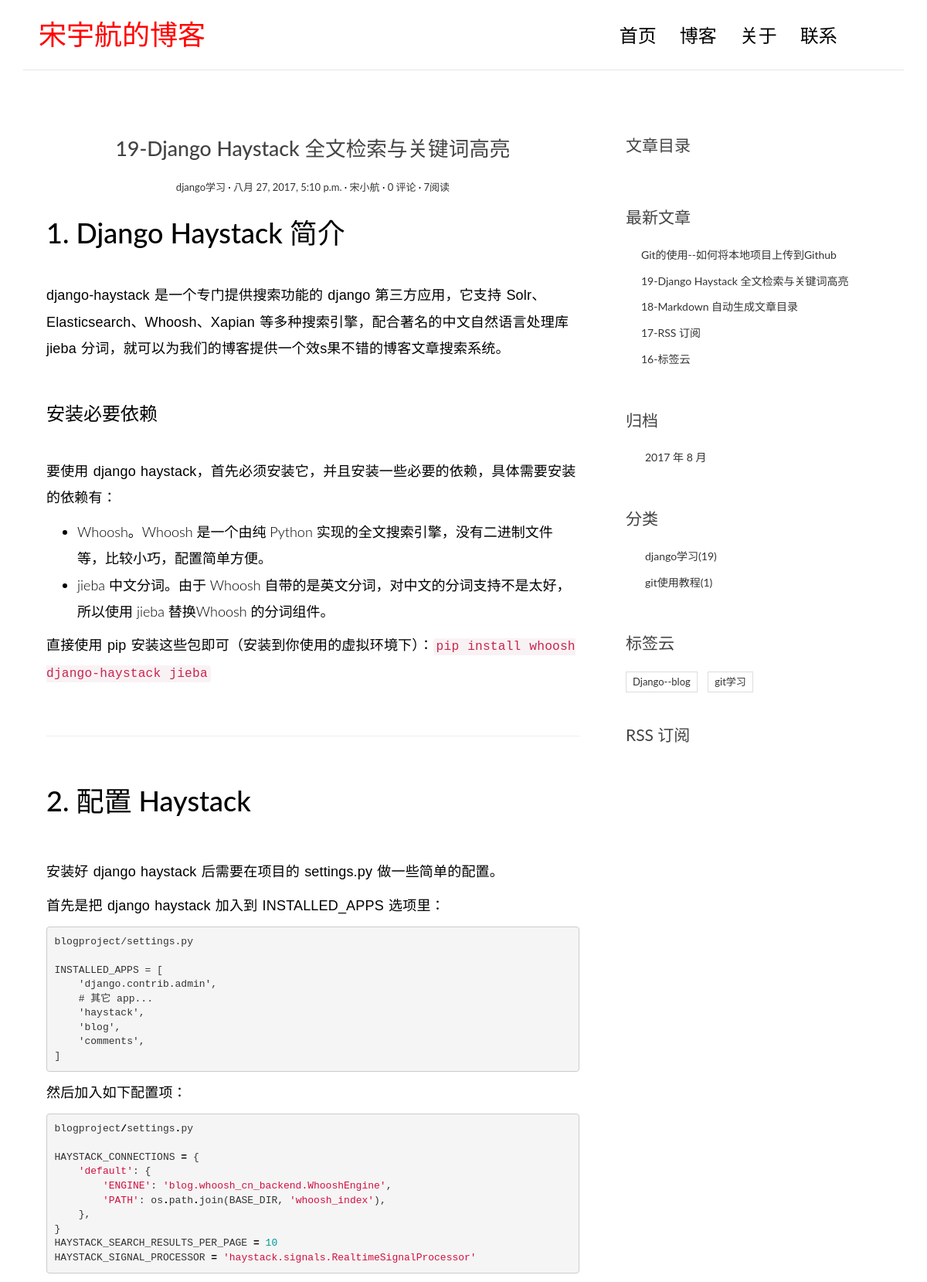
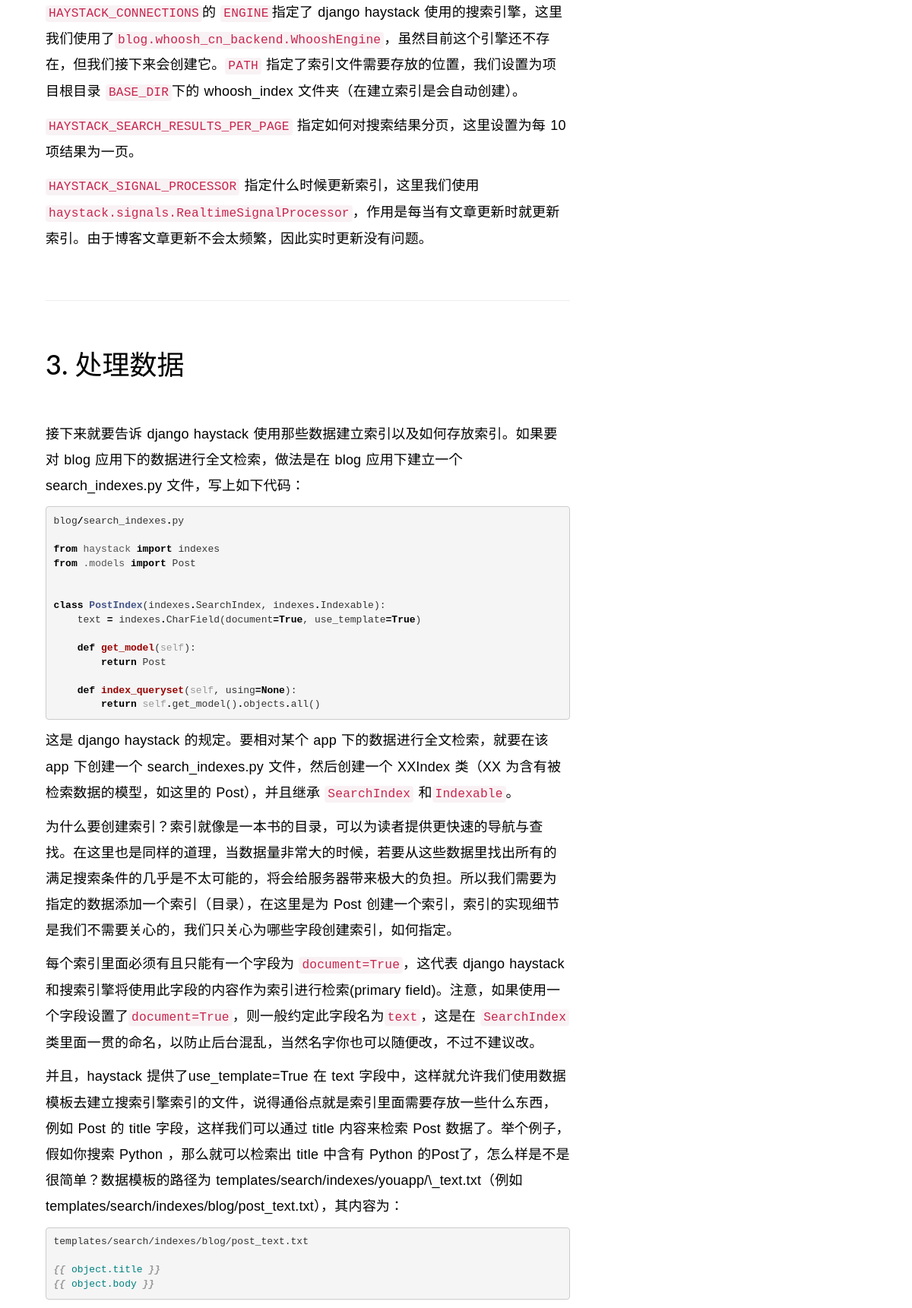
The page /post/22/ (upper part) on the database its author committed (2 pictures, top to bottom).
### blog/models.py (models this page shows, shortened)
class Post(models.Model):
    title = models.CharField(max_length=70)
    body = models.TextField()
    created_time = models.DateTimeField()
    modified_time = models.DateTimeField()
    excerpt = models.CharField(max_length=200, blank=True)
    category = models.ForeignKey(Category)
    tags = models.ManyToManyField(Tag, blank=True)
    author = models.ForeignKey(User)
    views = models.PositiveIntegerField(default=0)
    def get_absolute_url(self):
        return reverse('blog:detail', kwargs={'pk':self.pk})
    def increase_views(self):
        self.views += 1
        self.save(update_fields=['views'])
    class Meta:
        ordering = ['-created_time', 'title']
    def save(self, *args, **kwargs):
        if not self.excerpt:
            md = markdown.Markdown(extensions=[
                'markdown.extensions.extra',
                'markdown.extensions.codehilite',
            ])
            self.excerpt = strip_tags(md.convert(self.body))[:54]
        super(Post, self).save(*args, **kwargs)

class Category(models.Model):
    name = models.CharField(max_length=100)

class Tag(models.Model):
    name = models.CharField(max_length=100)

### blog/views.py (the view)
# urls.py: url(r'^post/(?P<pk>[0-9]+)/$', views.detail, name='detail'),
def detail(request, pk):
    post = get_object_or_404(Post, pk=pk)
    post.increase_views()
    post.body = markdown.markdown(post.body,
                                  extensions=[
                                      'markdown.extensions.extra',
                                      'markdown.extensions.codehilite',
                                      'markdown.extensions.toc',
                                  ])
    form = CommentForm()
    comment_list = post.comment_set.all()
    context = {'post':post,
               'form':form,
               'comment_list':comment_list
               }
    return render(request, 'blog/detail.html', context=context)

### blog/templatetags/blog_tags.py (called while the page is built)
@register.simple_tag
def get_recent_posts(num=5):
    return Post.objects.all()[:num]

@register.simple_tag
def archives():
    return Post.objects.dates('created_time', 'month', order='DESC')

@register.simple_tag
def get_categories():
    return Category.objects.annotate(num_posts=Count('post')).filter(num_posts__gt=0)

@register.simple_tag
def get_tags():
    return Tag.objects.annotate(num_posts=Count('post')).filter(num_posts__gt=0)

### templates/blog/detail.html (shortened to what this page needs)
{% extends 'base.html' %}
{% block main %}
    <article class="post post-{{ post.pk }}">
        <header class="entry-header">
            <h1 class="entry-title">{{ post.title }}</h1>
            <div class="entry-meta">
                <span class="post-category"><a href="{% url 'blog:category' post.category.pk %}">{{ post.category.name }}</a></span>
                <span class="post-date"><a href="#"><time class="entry-date" datetime="{{ post.created_time }}">{{ post.created_time }}</time></a></span>
                <span class="post-author"><a href="#">{{ post.author }}</a></span>
                <span class="comments-link"><a href="{{ post.get_absolute_url }}#comment-area">{{ post.comment_set.count }} 评论</a></span>
                <span class="views-count"><a href="#">{{ post.views }}阅读</a> </span>
            </div>
        </header>
        <div class="entry-content clearfix">
            {{ post.body|safe }}
            <br><br>
        </div>
    </article>
{% endblock main %}
{% block toc %}
    <div class="widget widget-content">
        <h3 class="widget-title">文章目录</h3>
    </div>
{% endblock toc %}

### templates/base.html (shortened to what this page needs)
{% load staticfiles %}
{% load blog_tags %}
<!DOCTYPE html>
<html>
<head>
    <link rel="stylesheet" href="{% static 'blog/css/bootstrap.min.css' %}">
    <link rel="stylesheet" href="http://code.ionicframework.com/ionicons/2.0.1/css/ionicons.min.css">
    <link rel="stylesheet" href="{% static 'blog/css/pace.css' %}">
    <link rel="stylesheet" href="{% static 'blog/css/custom.css' %}">
    <link rel="stylesheet" href="{% static 'blog/css/highlights/github.css' %}">
</head>
<body>
<div class="container">
    <header id="site-header">
        <div class="row">
            <div class="col-md-4 col-sm-5 col-xs-8">
                <div class="logo">
                    <h1><a href="{% url 'blog:index' %}"><b><font color="#FF0000">宋宇航的博客</font></b></a></h1>
                </div>
            </div>
            <div class="col-md-8 col-sm-7 col-xs-4">
                <nav class="main-nav" role="navigation">
                    <div class="collapse navbar-collapse" id="bs-example-navbar-collapse-1">
                        <ul class="nav navbar-nav navbar-right">
                            <li class="cl-effect-11"><a href="{% url 'blog:index' %}" data-hover="首页">首页</a></li>
                            <li class="cl-effect-11"><a href="{% url 'blog:index' %}" data-hover="博客">博客</a></li>
                            <li class="cl-effect-11"><a href="{% url 'blog:about' %}" data-hover="关于">关于</a></li>
                            <li class="cl-effect-11"><a href="{% url 'blog:contact' %}" data-hover="联系" >联系</a></li>
                        </ul>
                    </div>
                </nav>
            </div>
        </div>
    </header>
</div>
<div class="content-body">
    <div class="container">
        <div class="row">
            <main class="col-md-8">
                {% block main %}
                {% endblock main %}
            </main>
            <aside class="col-md-4">
                {% block toc %}
                {% endblock toc %}
                <div class="widget widget-recent-posts">
                    <h3 class="widget-title">最新文章</h3>
                    {% get_recent_posts as recent_post_list %}
                    <ul>
                        {% for post in recent_post_list %}
                        <li>
                            <a href="{{ post.get_absolute_url }}">{{ post.title }}</a>
                        </li>
                        {% empty %}
                        暂无文章！
                        {% endfor %}
                    </ul>
                </div>
                <div class="widget widget-archives">
                    <h3 class="widget-title">归档</h3>
                    {% archives as date_list %}
                    <ul>
                        {% for date in date_list %}
                        <li>
                            <a href="{% url 'blog:archives' date.year date.month %}">
                                {{ date.year }} 年 {{ date.month }} 月</a>
                        </li>
                        {% empty %}
                        暂无归档！
                        {% endfor %}
                    </ul>
                </div>
                <div class="widget widget-category">
                    <h3 class="widget-title">分类</h3>
                    {% get_categories as category_list %}
                    <ul>
                        {% for category in category_list %}
                        <li>
                            <a href="{% url 'blog:category' category.pk %}">{{ category.name }}<span class="post-count">({{ category.num_posts }})</span></a>
                        </li>
                        {% empty %}
                        暂无分类！
                        {% endfor %}
                    </ul>
                </div>
                <div class="widget widget-tag-cloud">
                    <h3 class="widget-title">标签云</h3>
                    {% get_tags as tag_list %}
                    <ul>
                        {% for tag in tag_list %}
                            <li>
                                <a href="{% url 'blog:tag' tag.pk %}">{{ tag.name }}</a>
                            </li>
                        {% empty %}
                            暂无标签！
                        {% endfor %}
                    </ul>
                </div>
                <div class="rss">
                    <a href="{% url 'rss' %}"> RSS 订阅</a>
                </div>
            </aside>
        </div>
    </div>
</div>
</body>
</html>

### static/blog/css/custom.css (style rules this page uses)
* { outline: none; }
h1, h2, h3, h4, h5, h6 { margin-top: 0; }
b { font-weight: 400; }
a { color: #333; }
body { color: #444; font-family: 'Lato', sans-serif; }
p { font-family: 'Ubuntu', sans-serif; font-weight: 400; word-spacing: 1px; letter-spacing: 0.01em; }
#site-header { background-color: #FFF; padding: 25px 20px; margin-bottom: 40px; border-bottom: 1px solid #e7e7e7; }
.logo h1 a { color: #000; }
.logo h1 { margin: 0; font-family: 'Lato', sans-serif; font-weight: 300; }
.main-nav { margin-top: 11px; max-width: 95%; }
.main-nav a { color: #000000 !important; padding: 0 0 5px 0 !important; margin-right: 30px; font-family: 'Lato', sans-serif; font-weight: 300; font-size: 24px; }
.cl-effect-11 a { padding: 10px 0; color: #0972b4; text-shadow: none; }
.cl-effect-11 a::before { position: absolute; top: 0; left: 0; overflow: hidden; padding: 0 0 5px 0 !important; max-width: 0; border-bottom: 1px solid #000; color: #000; content: attr(data-hover); white-space: nowrap; -webkit-transition: max-width 0.5s; -moz-transition: max-width 0.5s; transition: max-width 0.5s; }
.content-body { padding-bottom: 4em; }
.post { background: #fff; padding: 30px 30px 0; }
.entry-title { text-align: center; font-size: 1.9em; margin-bottom: 20px; line-height: 1.6; padding: 10px 20px 0; }
.entry-meta { text-align: center; color: #DDDDDD; font-size: 13px; margin-bottom: 30px; }
.entry-content { font-size: 18px; line-height: 1.9; font-weight: 300; color: #000; }
.post-category::after, .post-date::after, .post-author::after, .comments-link::after { content: ' ·'; color: #000; }
.widget { background: #fff; padding: 30px 0 0; }
.widget-title { font-size: 1.5em; margin-bottom: 20px; line-height: 1.6; padding: 10px 0 0; font-weight: 400; }
.widget-recent-posts ul { padding: 0; margin: 0; padding-left: 20px; }
.widget-recent-posts ul li { list-style-type: none; position: relative; line-height: 170%; margin-bottom: 10px; }
.widget-recent-posts ul li::before { content: '\f3d3'; font-family: "Ionicons"; position: absolute; left: -17px; top: 3px; font-size: 16px; color: #000; }
.widget-archives ul { padding: 0; margin: 0; padding-left: 25px; }
.widget-archives ul li { list-style-type: none; position: relative; line-height: 170%; margin-bottom: 10px; }
.widget-archives ul li::before { content: '\f3f3'; font-family: "Ionicons"; position: absolute; left: -25px; top: 1px; font-size: 16px; color: #000; }
.widget-category ul { padding: 0; margin: 0; padding-left: 25px; }
.widget-category ul li { list-style-type: none; position: relative; line-height: 170%; margin-bottom: 10px; }
.widget-category ul li::before { content: '\f3fe'; font-family: "Ionicons"; position: absolute; left: -25px; top: 1px; font-size: 18px; color: #000; }
.widget-tag-cloud ul { padding: 0; margin: 0; margin-right: -10px; }
.widget-tag-cloud ul li { list-style-type: none; font-size: 13px; display: inline-block; margin-right: 10px; margin-bottom: 10px; padding: 3px 8px; border: 1px solid #ddd; }
.rss { font-size: 21px; margin-top: 30px; }
.rss a { color: #444; }

### static/blog/css/highlights/github.css (style rules this page uses)
.codehilite .k { color: #000000; font-weight: bold }
.codehilite .o { color: #000000; font-weight: bold }
.codehilite .cp { color: #999999; font-weight: bold; font-style: italic }
.codehilite .kc { color: #000000; font-weight: bold }
.codehilite .kn { color: #000000; font-weight: bold }
.codehilite .nc { color: #445588; font-weight: bold }
.codehilite .nf { color: #990000; font-weight: bold }
.codehilite .nn { color: #555555 }
.codehilite .nv { color: #008080 }
.codehilite .w { color: #bbbbbb }
.codehilite .mi { color: #009999 }
.codehilite .s1 { color: #d01040 }
.codehilite .bp { color: #999999 }

### rows shown on the page
Post: title "19-Django Haystack 全文检索与关键词高亮", category.name "django学习", created_time "八月 27, 2017, 5:10 p.m.", author "宋小航", comment_set.count "0", views "7", body "1. Django Haystack 简介 django-haystack 是一个专门提供搜索功能的 django 第三方应用，它支持 Solr、Elasticsearch、Whoosh、Xapian 等多种搜索引擎，配合著名的中文自然语言处理库 jieba 分词，就可以为我们的博客提供一个效s果不错的博客文章搜索系统。 安装必要依赖 要使用 django haystack，首先必须安装它，并且安装一些必要的依赖，具体需要安装的依赖有： Whoosh。Whoosh 是一个由纯 Python 实现的全文搜索引擎，没有二进制文件等，比较小巧，配置简单方便。 jieba 中文分词。由于 Whoosh 自带的是英文分词，对中文的分词支持不是太好，所以使用 jieba 替换Whoosh 的分词组件。 直接使用 pip 安装这些包即可（安装到你使用的虚拟环境下）： pip install whoosh django-haystack jieba 2. 配置 Haystack 安装好 django haystack 后需要在项目的 settings.py 做一些简单的配置。 首先是把 django haystack 加入到 INSTALLED_APPS 选项里： blogproject/settings.py INSTALLED_APPS = [ 'django.contrib.admin', # 其它 app... 'haystack', 'blog', 'comments', ] 然后加入如下配置项： blogproject / settings . py…"
Post: title "Git的使用--如何将本地项目上传到Github"
Post: title "18-Markdown 自动生成文章目录"
Post: title "17-RSS 订阅"
Post: title "16-标签云"
Category: name "django学习", num_posts "19"
Category: name "git使用教程", num_posts "1"
Tag: name "Django--blog"
Tag: name "git学习"

### other values the page prints
{{ date.year }} "2017"
{{ date.month }} "8"
